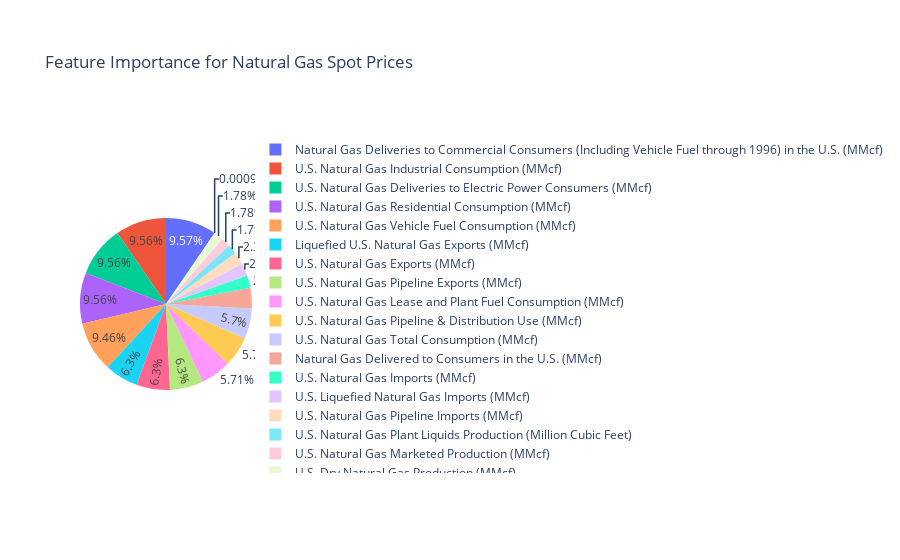

Notebook cell for this chart:
### Markdown cell above
## LINEAR REGRESSION

### Code cell
# Import necessary libraries
import numpy as np
import pandas as pd
from sklearn.linear_model import LinearRegression
import matplotlib.pyplot as plt
import plotly.express as px

y = df['Henry Hub Natural Gas Spot Price (Dollars per Million Btu)']
X = clean_data.copy()

# Create a linear regression model
model = LinearRegression()
model.fit(X, y)

# Calculate the coefficients (importance) of each feature
coefficients = model.coef_


# Create a DataFrame to store feature labels and their importance
feature_labels = clean_data.columns  # Assuming clean_data is a DataFrame
feature_importance = np.abs(coefficients) / np.sum(np.abs(coefficients))
feature_df = pd.DataFrame({'Feature': feature_labels, 'Importance': feature_importance})


# Create a pie chart using Plotly
fig = px.pie(feature_df, names='Feature', values='Importance', title='Feature Importance for Natural Gas Spot Prices')

# Show the pie chart
fig.show()

### Figure 1 — Plotly figure (JSON) as saved in the notebook; plotly's stock layout.template omitted (floating-point values rounded to 4 significant figures)
{"data": [{"domain": {"x": [0, 1], "y": [0, 1]}, "hovertemplate": "Feature=%{label}<br>Importance=%{value}<extra></extra>", "labels": ["U.S. Natural Gas Gross Withdrawals (MMcf)", "U.S. Natural Gas Marketed Production (MMcf)", "U.S. Natural Gas Plant Liquids Production (Million Cubic Feet)", "U.S. Dry Natural Gas Production (MMcf)", "U.S. Natural Gas Total Consumption (MMcf)", "U.S. Natural Gas Lease and Plant Fuel Consumption (MMcf)", "U.S. Natural Gas Pipeline & Distribution Use (MMcf)", "Natural Gas Delivered to Consumers in the U.S. (MMcf)", "U.S. Natural Gas Residential Consumption (MMcf)", "Natural Gas Deliveries to Commercial Consumers (Including Vehicle Fuel through 1996) in the U.S. (MMcf)", "U.S. Natural Gas Industrial Consumption (MMcf)", "U.S. Natural Gas Vehicle Fuel Consumption (MMcf)", "U.S. Natural Gas Deliveries to Electric Power Consumers (MMcf)", "U.S. Natural Gas Imports (MMcf)", "U.S. Natural Gas Pipeline Imports (MMcf)", "U.S. Liquefied Natural Gas Imports (MMcf)", "U.S. Natural Gas Exports (MMcf)", "U.S. Natural Gas Pipeline Exports (MMcf)", "Liquefied U.S. Natural Gas Exports (MMcf)"], "legendgroup": "", "name": "", "showlegend": true, "type": "pie", "values": [9.826e-06, 0.0178, 0.0179, 0.01779, 0.05703, 0.05715, 0.05707, 0.03861, 0.09563, 0.09565, 0.09564, 0.09456, 0.09564, 0.02353, 0.02351, 0.02351, 0.063, 0.06297, 0.063]}], "layout": {"legend": {"tracegroupgap": 0}, "title": {"text": "Feature Importance for Natural Gas Spot Prices"}}}
